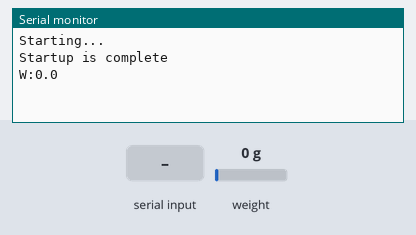
Simulated run of this sketch. Board: Arduino Uno, built with avr-gcc and run on an emulated ATmega328P. On the bench: the last lines printed to the serial monitor. The test bench sets the inputs (shaded band); at power-on: weight on the scale 0 g.

Above: at 3.6 s.
3.7 s: "t\n" received over Serial
At 4.3 s:
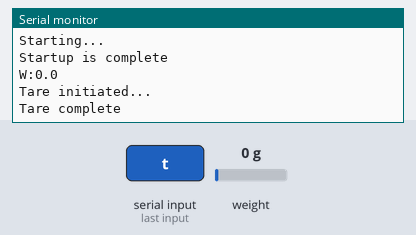
5.2 s: byte 46 ('.') received over Serial
At 6.2 s:
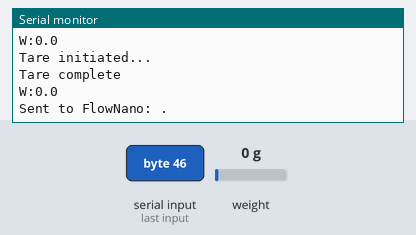
6.7 s: weight on the scale set to 100 g
At 7.8 s:
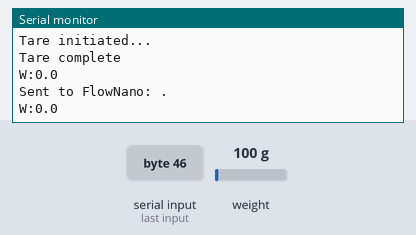
8.2 s: "1\n" received over Serial
At 8.36 s:
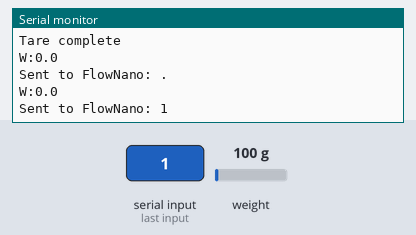
9.7 s: weight on the scale set to 1250 g
At 11.7 s:
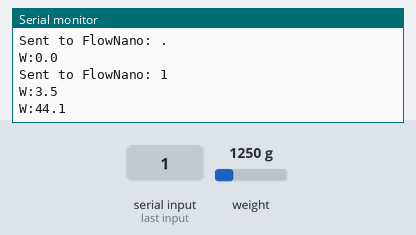
Timing chart, 0 to 12.2 s (numbered marks = the images above; inputs shaded):
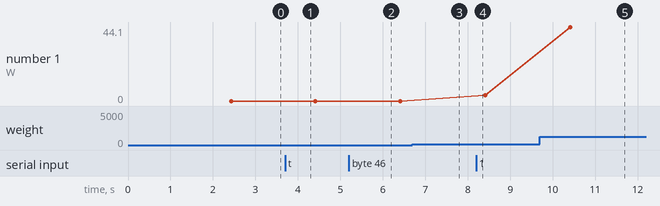

Measured:
- after the input at 3.7 s, the serial monitor: prints a new line at once (image 1)
- after the input at 5.2 s, the serial monitor: prints a new line at once (image 2)
- after the input at 8.2 s, the serial monitor: prints a new line at once (image 4)
- after the input at 9.7 s, the serial monitor: prints a new line after 0.71 s (image 5)
- plotted number 1: 3.5 → 44.1 after the input at 9.7 s

The sketch:

WeightSensor_Transmitter.ino
```cpp
/*
   -------------------------------------------------------------------------------------
   HX711_ADC Streamlined for Specific Project
   -------------------------------------------------------------------------------------
*/


#include <HX711_ADC.h>
#include <SoftwareSerial.h>

// SoftwareSerial for communicating with FlowNano
// RX pin 2 (not used), TX pin 3 → Connect pin 3 to Nano 33 IoT RX1
SoftwareSerial nanoSerial(2, 3); // RX, TX

//pins:
const int HX711_dout = 4; //mcu > HX711 dout pin
const int HX711_sck = 5; //mcu > HX711 sck pin

//HX711 constructor:
HX711_ADC LoadCell(HX711_dout, HX711_sck);

unsigned long t = 0;

void setup() {
  Serial.begin(9600); delay(10);
  nanoSerial.begin(9600); // Initialize SoftwareSerial to send to FlowNano
  Serial.println();
  Serial.println("Starting...");

  LoadCell.begin();

  // precision right after power-up can be improved by adding a few seconds of stabilizing time
  unsigned long stabilizingtime = 2000;
  boolean _tare = true; //set this to false if you don't want tare to be performed in the next step
  LoadCell.start(stabilizingtime, _tare);

  if (LoadCell.getTareTimeoutFlag() || LoadCell.getSignalTimeoutFlag()) {
    Serial.println("Timeout, check MCU>HX711 wiring and pin designations");
    while (1);
  }
  else {
    // Hard-coded calibration factor
    LoadCell.setCalFactor(395.0);
    Serial.println("Startup is complete");
  }
}

void loop() {

  static boolean newDataReady = 0;

  // Set to 2000 to print every 2 seconds
  const int serialPrintInterval = 2000;

  // check for new data/start next conversion:
  if (LoadCell.update()) newDataReady = true;

  // get smoothed value from the dataset:
  if (newDataReady) {
    if (millis() > t + serialPrintInterval) {
      float weight = LoadCell.getData();
      Serial.print("W:");
      Serial.println(weight * 0.035274, 1); // Prints to ATmega USB
      //nanoSerial.print("W:");
      //nanoSerial.println(weight * 35.274, 1); // Sends to FlowNano BLE
      newDataReady = 0;
      t = millis();
    }
  }


  // receive command from serial terminal to tare the scale
  if (Serial.available() > 0) {
    char inByte = Serial.read();
    if (inByte == 't') {
      LoadCell.tareNoDelay(); //tare
      Serial.println("Tare initiated...");
    }
    // Check if user is typing a decimal number (weight value for testing)
    else if (isDigit(inByte) || inByte == '.') {
      // Build the number string
      String weightStr = "";
      weightStr += inByte;

      // Read remaining digits/decimal points until newline or non-numeric
      while (Serial.available() > 0) {
        char nextChar = Serial.peek();
        if (isDigit(nextChar) || nextChar == '.') {
          weightStr += Serial.read();
        } else if (nextChar == '\n' || nextChar == '\r') {
          Serial.read(); // consume the newline
          break;
        } else {
          Serial.read(); // consume unwanted character
          break;
        }
      }

      // Send the test weight to FlowNano via SoftwareSerial (ONLY the number, nothing else)
      nanoSerial.println(weightStr);
      // Debug output only to USB Serial monitor
      Serial.print("Sent to FlowNano: ");
      Serial.println(weightStr);
    }
  }

  // check if last tare operation is complete
  if (LoadCell.getTareStatus() == true) {
    Serial.println("Tare complete");
  }
}
```
